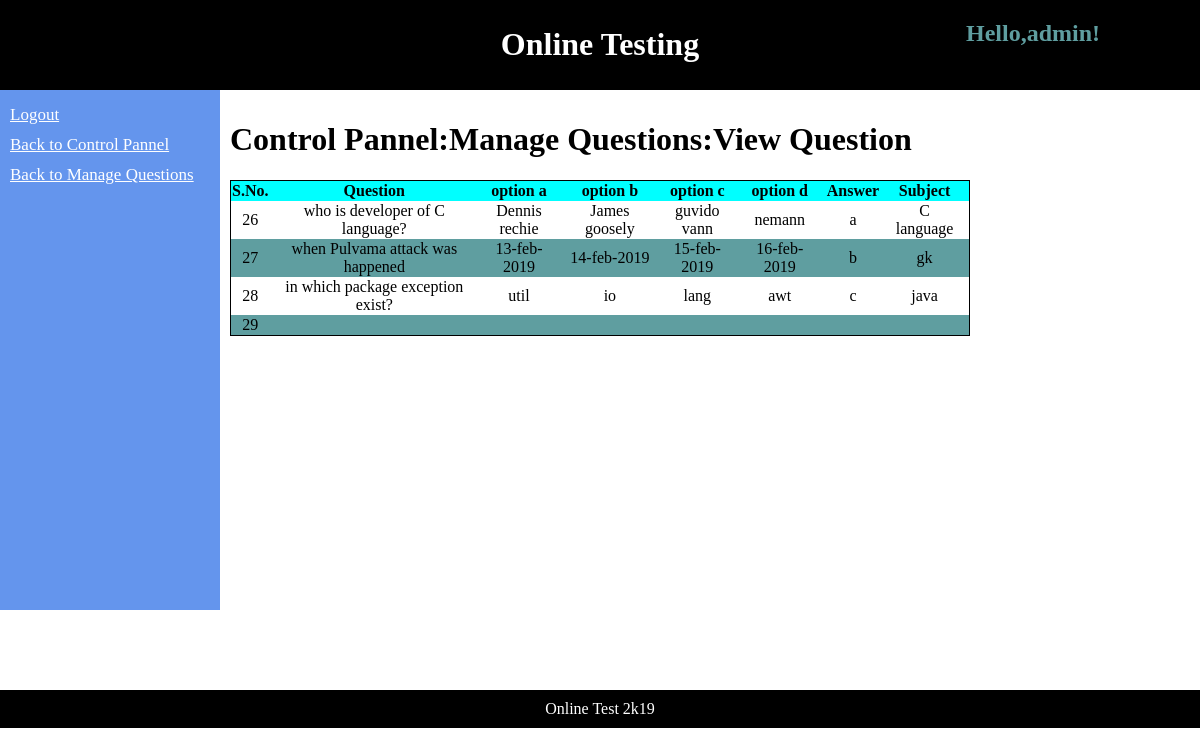
/viewquestions.php (signed in), run on the app's committed database.
### tables this page shows
CREATE TABLE `question` (
  `queid` int(5) NOT NULL,
  `que` varchar(255) NOT NULL,
  `optiona` varchar(100) DEFAULT NULL,
  `optionb` varchar(100) DEFAULT NULL,
  `optionc` varchar(100) DEFAULT NULL,
  `optiond` varchar(100) DEFAULT NULL,
  `ans` enum('a','b','c','d') DEFAULT NULL,
  `subject` varchar(40) NOT NULL
);

### viewquestions.php (the view, shortened to what this page needs)
<?php
$con=mysqli_connect('localhost','id9368722_root','hasan123@');
mysqli_select_db($con,'id9368722_onlinetest');
$q="select * from question";
$result=mysqli_query($con,$q);
$row_count=mysqli_num_rows($result);
?>
<html>
<head>
<link rel="stylesheet" type="text/css" href="./css/layout.css">
<link rel="stylesheet" type="text/css" href="./css/theme.css">
<link rel="stylesheet" type="text/css" href="./css/table.css">
</head>
<body>
<div id="header">
<h1>Online Testing</h1>
<h2 id="hello">Hello,<?php echo $_SESSION['username']; ?>!</h2>
</div>
<div id="nav">
<a href="logout.php">Logout</a><br>
<a href="adminhome.php">Back to Control Pannel</a><br>
<a href="managequestions.php">Back to Manage Questions</a><br>
</div>
<div id="section">
<h1>Control Pannel:Manage Questions:View Question</h1>
<div id="tablediv">
<table id="questiontable">
<tr id="headrow">
<th>S.No.</th>
<th>Question</th>
<th>option a</th>
<th>option b</th>
<th>option c</th>
<th>option d</th>
<th>Answer</th>
<th>Subject</th>
</tr>
<?php
for($i=1;$i<=$row_count;$i++)
{
 $row=mysqli_fetch_array($result);
?>
<tr class="<?php if($i%2==0) echo "odd"; ?>">
<td><?php echo $row['queid']; ?></td>
<td><?php echo $row['que']; ?></td>
<td><?php echo $row['optiona']; ?></td>
<td><?php echo $row['optionb']; ?></td>
<td><?php echo $row['optionc']; ?></td>
<td><?php echo $row['optiond']; ?></td>
<td><?php echo $row['ans']; ?></td>
<td><?php echo $row['subject']; ?></td>
</tr>
<?php } ?>
</table>
</div>
</div>
<div id="footer">
Online Test 2k19
</div>
</body>
</html>

### css/layout.css (style rules this page uses)
body { font-family: calibri; padding: 0px; margin: 0px; }
#header { background-color:black; text-align: center; padding:5px; color:white; }
#nav { line-height: 30px; background-color:cornflowerblue; width: 200px; min-height: 500px; float:left; padding:10px; }
#nav a { color:white; font-size: 17px; }
#section { float:left; width:750px; padding:10px; min-height: 500px; }
#footer { background-color:black; clear:both; text-align: center; color: white; padding: 10px; }

### css/theme.css (style rules this page uses)
#hello { position:absolute; top:0px; right:100px; color:cadetblue; }

### css/table.css (style rules this page uses)
#tablediv { overflow-x:hidden; overflow-y:scroll; height:500px; }
#questiontable { text-align:center; border-collapse:collapse; width:740px; border:1px solid black; }
#questiontable tr.odd { background-color:cadetblue !important; }
#headrow { color:black; background-color:aqua; }
#questiontable th,td { padding-right:10px; }

### data on the page
question: queid "26", que "who is developer of C language?", optiona "Dennis rechie", optionb "James goosely", optionc "guvido vann", optiond "nemann", ans "a", subject "C language"
question: queid "27", que "when Pulvama attack was happened", optiona "13-feb-2019", optionb "14-feb-2019", optionc "15-feb-2019", optiond "16-feb-2019", ans "b", subject "gk"
question: queid "28", que "in which package exception exist?", optiona "util", optionb "io", optionc "lang", optiond "awt", ans "c", subject "java"
question: queid "29"

### other printed values
$_SESSION['username'] "admin"
